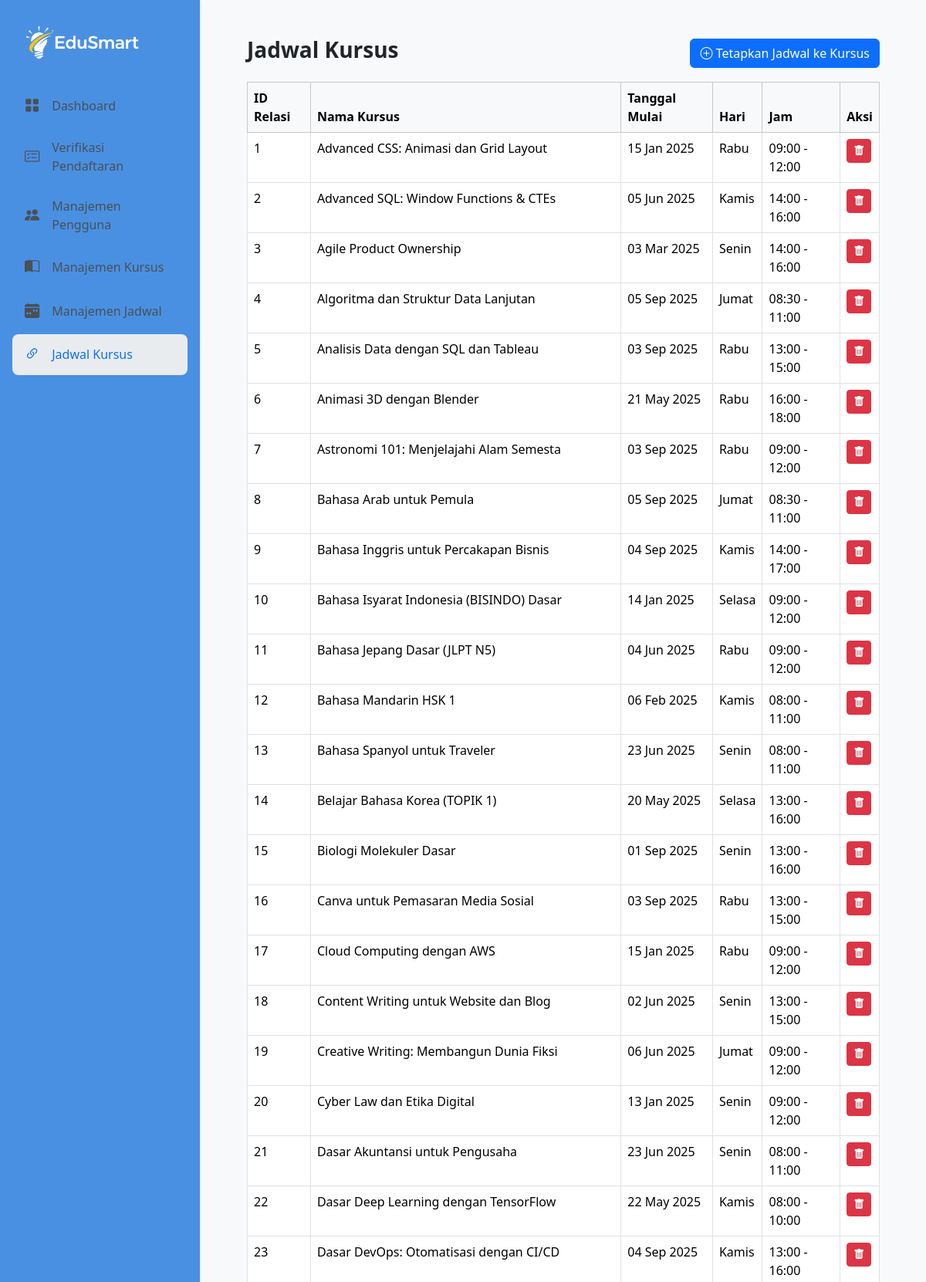
/admin/index.php?page=course_schedules (signed in, upper part), run on the app's committed database.
### tables this page shows
CREATE TABLE `farhan_kursus_jadwal` (
  `id` int(11) NOT NULL,
  `kursus_id` int(11) DEFAULT NULL,
  `jadwal_id` int(11) DEFAULT NULL
);

CREATE TABLE `farhan_kursus` (
  `id` int(11) NOT NULL,
  `nama_kursus` varchar(100) NOT NULL,
  `deskripsi` text NOT NULL,
  `harga` int(11) NOT NULL,
  `level` enum('Beginner','Intermediate','Advance') NOT NULL,
  `durasi` varchar(50) NOT NULL,
  `gambar` text DEFAULT NULL
);

CREATE TABLE `farhan_jadwal` (
  `id` int(11) NOT NULL,
  `tanggal_mulai` date DEFAULT NULL,
  `nama_jadwal` varchar(100) DEFAULT NULL,
  `hari` varchar(100) NOT NULL,
  `jam_mulai` time NOT NULL,
  `jam_selesai` time NOT NULL
);

### admin/pages/course_schedules.php (the view, shortened to what this page needs)
<?php
$result = $koneksi->query("
    SELECT kj.id, k.nama_kursus, j.tanggal_mulai, j.hari, j.jam_mulai, j.jam_selesai
    FROM farhan_kursus_jadwal kj
    JOIN farhan_kursus k ON kj.kursus_id = k.id
    JOIN farhan_jadwal j ON kj.jadwal_id = j.id
    ORDER BY kj.id
");
?>
<div class="container-fluid">
    <div class="d-flex justify-content-between align-items-center mb-3">
        <h3 class="fw-bold">Jadwal Kursus</h3>
        <button type="button" class="btn btn-primary" data-bs-toggle="modal" data-bs-target="#addCourseScheduleModal">
            <i class="bi bi-plus-circle"></i> Tetapkan Jadwal ke Kursus
        </button>
    </div>
    <div class="table-responsive">
        <table class="table table-bordered table-hover">
            <thead class="table-light">
                <tr>
                    <th>ID Relasi</th>
                    <th>Nama Kursus</th>
                    <th>Tanggal Mulai</th>
                    <th>Hari</th>
                    <th>Jam</th>
                    <th>Aksi</th>
                </tr>
            </thead>
            <tbody>
                <?php while($row = $result->fetch_assoc()): ?>
                <tr>
                    <td><?php echo $row['id']; ?></td>
                    <td><?php echo htmlspecialchars($row['nama_kursus']); ?></td>
                    <td><?php echo date('d M Y', strtotime($row['tanggal_mulai'])); ?></td>
                    <td><?php echo htmlspecialchars($row['hari']); ?></td>
                    <td><?php echo date('H:i', strtotime($row['jam_mulai'])) . ' - ' . date('H:i', strtotime($row['jam_selesai'])); ?></td>
                    <td>
                        <a href="actions/delete_process.php?type=course_schedule&id=<?php echo $row['id']; ?>" class="btn btn-sm btn-danger" onclick="return confirm('Yakin ingin menghapus penetapan jadwal ini?')">
                            <i class="bi bi-trash-fill"></i>
                        </a>
                    </td>
                </tr>
                <?php endwhile; ?>
            </tbody>
        </table>
    </div>
</div>

### assets/css/admin-style.css (style rules this page uses)
:root { --brand-secondary: #ff6825; }
body { background-color: #f8f9fa; }

### data on the page
farhan_kursus_jadwal: id "1", kursus.nama_kursus "Advanced CSS: Animasi dan Grid Layout", jadwal.tanggal_mulai "15 Jan 2025", jadwal.hari "Rabu", jadwal.jam_mulai "09:00", jadwal.jam_selesai "12:00"
farhan_kursus_jadwal: id "2", kursus.nama_kursus "Advanced SQL: Window Functions & CTEs", jadwal.tanggal_mulai "05 Jun 2025", jadwal.hari "Kamis", jadwal.jam_mulai "14:00", jadwal.jam_selesai "16:00"
farhan_kursus_jadwal: id "3", kursus.nama_kursus "Agile Product Ownership", jadwal.tanggal_mulai "03 Mar 2025", jadwal.hari "Senin", jadwal.jam_mulai "14:00", jadwal.jam_selesai "16:00"
farhan_kursus_jadwal: id "4", kursus.nama_kursus "Algoritma dan Struktur Data Lanjutan", jadwal.tanggal_mulai "05 Sep 2025", jadwal.hari "Jumat", jadwal.jam_mulai "08:30", jadwal.jam_selesai "11:00"
farhan_kursus_jadwal: id "5", kursus.nama_kursus "Analisis Data dengan SQL dan Tableau", jadwal.tanggal_mulai "03 Sep 2025", jadwal.hari "Rabu", jadwal.jam_mulai "13:00", jadwal.jam_selesai "15:00"
farhan_kursus_jadwal: id "6", kursus.nama_kursus "Animasi 3D dengan Blender", jadwal.tanggal_mulai "21 May 2025", jadwal.hari "Rabu", jadwal.jam_mulai "16:00", jadwal.jam_selesai "18:00"
farhan_kursus_jadwal: id "7", kursus.nama_kursus "Astronomi 101: Menjelajahi Alam Semesta", jadwal.tanggal_mulai "03 Sep 2025", jadwal.hari "Rabu", jadwal.jam_mulai "09:00", jadwal.jam_selesai "12:00"
farhan_kursus_jadwal: id "8", kursus.nama_kursus "Bahasa Arab untuk Pemula", jadwal.tanggal_mulai "05 Sep 2025", jadwal.hari "Jumat", jadwal.jam_mulai "08:30", jadwal.jam_selesai "11:00"
farhan_kursus_jadwal: id "9", kursus.nama_kursus "Bahasa Inggris untuk Percakapan Bisnis", jadwal.tanggal_mulai "04 Sep 2025", jadwal.hari "Kamis", jadwal.jam_mulai "14:00", jadwal.jam_selesai "17:00"
farhan_kursus_jadwal: id "10", kursus.nama_kursus "Bahasa Isyarat Indonesia (BISINDO) Dasar", jadwal.tanggal_mulai "14 Jan 2025", jadwal.hari "Selasa", jadwal.jam_mulai "09:00", jadwal.jam_selesai "12:00"
farhan_kursus_jadwal: id "11", kursus.nama_kursus "Bahasa Jepang Dasar (JLPT N5)", jadwal.tanggal_mulai "04 Jun 2025", jadwal.hari "Rabu", jadwal.jam_mulai "09:00", jadwal.jam_selesai "12:00"
farhan_kursus_jadwal: id "12", kursus.nama_kursus "Bahasa Mandarin HSK 1", jadwal.tanggal_mulai "06 Feb 2025", jadwal.hari "Kamis", jadwal.jam_mulai "08:00", jadwal.jam_selesai "11:00"
farhan_kursus_jadwal: id "13", kursus.nama_kursus "Bahasa Spanyol untuk Traveler", jadwal.tanggal_mulai "23 Jun 2025", jadwal.hari "Senin", jadwal.jam_mulai "08:00", jadwal.jam_selesai "11:00"
farhan_kursus_jadwal: id "14", kursus.nama_kursus "Belajar Bahasa Korea (TOPIK 1)", jadwal.tanggal_mulai "20 May 2025", jadwal.hari "Selasa", jadwal.jam_mulai "13:00", jadwal.jam_selesai "16:00"
farhan_kursus_jadwal: id "15", kursus.nama_kursus "Biologi Molekuler Dasar", jadwal.tanggal_mulai "01 Sep 2025", jadwal.hari "Senin", jadwal.jam_mulai "13:00", jadwal.jam_selesai "16:00"
farhan_kursus_jadwal: id "16", kursus.nama_kursus "Canva untuk Pemasaran Media Sosial", jadwal.tanggal_mulai "03 Sep 2025", jadwal.hari "Rabu", jadwal.jam_mulai "13:00", jadwal.jam_selesai "15:00"
farhan_kursus_jadwal: id "17", kursus.nama_kursus "Cloud Computing dengan AWS", jadwal.tanggal_mulai "15 Jan 2025", jadwal.hari "Rabu", jadwal.jam_mulai "09:00", jadwal.jam_selesai "12:00"
farhan_kursus_jadwal: id "18", kursus.nama_kursus "Content Writing untuk Website dan Blog", jadwal.tanggal_mulai "02 Jun 2025", jadwal.hari "Senin", jadwal.jam_mulai "13:00", jadwal.jam_selesai "15:00"
farhan_kursus_jadwal: id "19", kursus.nama_kursus "Creative Writing: Membangun Dunia Fiksi", jadwal.tanggal_mulai "06 Jun 2025", jadwal.hari "Jumat", jadwal.jam_mulai "09:00", jadwal.jam_selesai "12:00"
farhan_kursus_jadwal: id "20", kursus.nama_kursus "Cyber Law dan Etika Digital", jadwal.tanggal_mulai "13 Jan 2025", jadwal.hari "Senin", jadwal.jam_mulai "09:00", jadwal.jam_selesai "12:00"
farhan_kursus_jadwal: id "21", kursus.nama_kursus "Dasar Akuntansi untuk Pengusaha", jadwal.tanggal_mulai "23 Jun 2025", jadwal.hari "Senin", jadwal.jam_mulai "08:00", jadwal.jam_selesai "11:00"
farhan_kursus_jadwal: id "22", kursus.nama_kursus "Dasar Deep Learning dengan TensorFlow", jadwal.tanggal_mulai "22 May 2025", jadwal.hari "Kamis", jadwal.jam_mulai "08:00", jadwal.jam_selesai "10:00"
farhan_kursus_jadwal: id "23", kursus.nama_kursus "Dasar DevOps: Otomatisasi dengan CI/CD", jadwal.tanggal_mulai "04 Sep 2025", jadwal.hari "Kamis", jadwal.jam_mulai "13:00", jadwal.jam_selesai "16:00"
